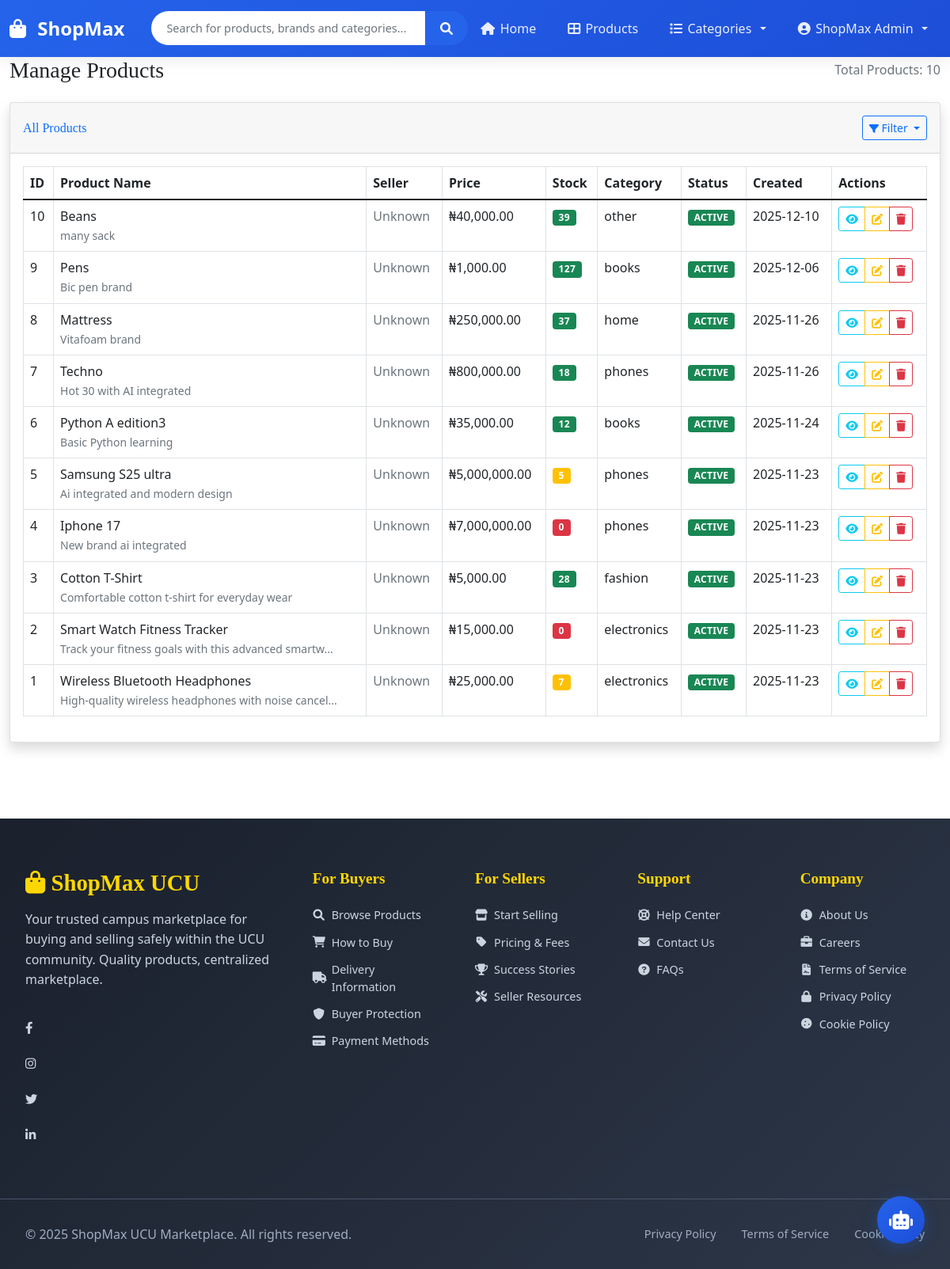
/admin/products (signed in), run on the app's committed database.
### app.py (models this page shows, shortened)
class User(db.Model):
    __tablename__ = 'users'
    id = db.Column(db.Integer, primary_key=True)
    fullname = db.Column(db.String(100), nullable=False)
    email = db.Column(db.String(100), unique=True, nullable=False)
    phone = db.Column(db.String(20), nullable=True)
    location = db.Column(db.String(100), nullable=True)
    password = db.Column(db.String(200), nullable=True)
    user_type = db.Column(db.String(20), nullable=False)  # buyer, seller, admin
    delivery_address = db.Column(db.Text)
    business_name = db.Column(db.String(100))
    business_address = db.Column(db.Text)
    nin = db.Column(db.String(50))
    subscription_tier = db.Column(db.String(20), default='basic')
    subscription_expiry = db.Column(db.DateTime)
    created_at = db.Column(db.DateTime, default=datetime.utcnow)
    updated_at = db.Column(db.DateTime, default=datetime.utcnow, onupdate=datetime.utcnow)
    business_type = db.Column(db.String(50))
    business_description = db.Column(db.Text)
    business_phone = db.Column(db.String(20))
    business_email = db.Column(db.String(100))
    products = db.relationship('Product', backref='seller', lazy=True)
    orders = db.relationship('Order', backref='user', lazy=True)
    order_items = db.relationship('OrderItem', backref='seller', lazy=True)
    wishlists = db.relationship('Wishlist', backref='user', lazy=True)
    carts = db.relationship('Cart', backref='user', lazy=True)
    reviews = db.relationship('Review', backref='user', lazy=True)

class Product(db.Model):
    __tablename__ = 'products'
    id = db.Column(db.Integer, primary_key=True)
    name = db.Column(db.String(100), nullable=False)
    description = db.Column(db.Text)
    price = db.Column(db.Float, nullable=False)
    category = db.Column(db.String(50), nullable=False)
    stock = db.Column(db.Integer, default=0)
    image = db.Column(db.String(200))
    is_active = db.Column(db.Boolean, default=True)
    brand = db.Column(db.String(50), nullable=True)
    condition = db.Column(db.String(20), default='new', nullable=True)
    weight = db.Column(db.Float, nullable=True)
    dimensions = db.Column(db.String(50), nullable=True)
    tags = db.Column(db.String(200), nullable=True)
    seller_id = db.Column(db.Integer, db.ForeignKey('users.id'), nullable=False)
    created_at = db.Column(db.DateTime, default=datetime.utcnow)
    updated_at = db.Column(db.DateTime, default=datetime.utcnow, onupdate=datetime.utcnow)
    order_items = db.relationship('OrderItem', backref='product', lazy=True)
    wishlists = db.relationship('Wishlist', backref='product', lazy=True)
    carts = db.relationship('Cart', backref='product', lazy=True)
    reviews = db.relationship('Review', backref='product', lazy=True)

### app.py (the view)
@app.route('/admin/products')
@admin_required
def admin_products():
    user = get_current_user()
    products = Product.query.order_by(Product.created_at.desc()).all()
    return render_template('admin_products.html', user=user, products=products)

### templates/admin_products.html (shortened to what this page needs)
{% extends "base.html" %}
{% block content %}
<div class="container-fluid">
    <div class="d-sm-flex align-items-center justify-content-between mb-4">
        <h1 class="h3 mb-0 text-gray-800">Manage Products</h1>
        <div class="d-none d-sm-inline-block">
            <span class="text-muted">Total Products: {{ products|length }}</span>
        </div>
    </div>
    <div class="card shadow mb-4">
        <div class="card-header py-3 d-flex justify-content-between align-items-center">
            <h6 class="m-0 font-weight-bold text-primary">All Products</h6>
            <div class="btn-group">
                <button type="button" class="btn btn-sm btn-outline-primary dropdown-toggle" data-bs-toggle="dropdown">
                     Filter
                </button>
            </div>
        </div>
        <div class="card-body">
            {% if products %}
            <div class="table-responsive">
                <table class="table table-bordered" id="productsTable" width="100%" cellspacing="0">
                    <thead>
                        <tr>
                            <th>ID</th>
                            <th>Product Name</th>
                            <th>Seller</th>
                            <th>Price</th>
                            <th>Stock</th>
                            <th>Category</th>
                            <th>Status</th>
                            <th>Created</th>
                            <th>Actions</th>
                        </tr>
                    </thead>
                    <tbody>
                        {% for product in products %}
                        <tr class="product-row" data-stock="{{ product.stock }}">
                            <td>{{ product.id }}</td>
                            <td>
                                <div class="font-weight-bold">{{ product.name }}</div>
                                {% if product.description %}
                                <small class="text-muted">{{ product.description[:50] }}{% if product.description|length > 50 %}...{% endif %}</small>
                                {% endif %}
                            </td>
                            <td>
                                {% if product.user %}
                                    {{ product.user.business_name or product.user.fullname }}
                                    <br>
                                    <small class="text-muted">{{ product.user.email }}</small>
                                {% else %}
                                    <span class="text-muted">Unknown</span>
                                {% endif %}
                            </td>
                            <td class="font-weight-bold">₦{{ "{:,.2f}".format(product.price) }}</td>
                            <td>
                                <span class="badge bg-{{ 'success' if product.stock > 10 else 'warning' if product.stock > 0 else 'danger' }}">
                                    {{ product.stock }}
                                </span>
                            </td>
                            <td>{{ product.category or 'Uncategorized' }}</td>
                            <td>
                                <span class="badge bg-{{ 'success' if product.is_active else 'secondary' }}">
                                    {{ 'Active' if product.is_active else 'Inactive' }}
                                </span>
                            </td>
                            <td>
                                {% if product.created_at %}
                                    {{ product.created_at.strftime('%Y-%m-%d') }}
                                {% else %}
                                    N/A
                                {% endif %}
                            </td>
                            <td>
                                <div class="btn-group btn-group-sm">
                                    <button class="btn btn-outline-info view-product" data-product-id="{{ product.id }}">
                                        <i class="fas fa-eye"></i>
                                    </button>
                                    <button class="btn btn-outline-warning">
                                        <i class="fas fa-edit"></i>
                                    </button>
                                    <button class="btn btn-outline-danger">
                                        <i class="fas fa-trash"></i>
                                    </button>
                                </div>
                            </td>
                        </tr>
                        {% endfor %}
                    </tbody>
                </table>
            </div>
            {% else %}
            <div class="text-center py-4">
                <i class="fas fa-box fa-3x text-muted mb-3"></i>
                <h4 class="text-muted">No Products Found</h4>
                <p class="text-muted">There are no products in the system yet.</p>
            </div>
            {% endif %}
        </div>
    </div>
</div>
{% endblock %}

### templates/base.html (shortened to what this page needs)
<!DOCTYPE html>
<html lang="en">
<head>
    <link rel="stylesheet" href="{{ url_for('static', filename='css/style.css') }}">
    <link href="https://cdn.jsdelivr.net/npm/bootstrap@5.1.3/dist/css/bootstrap.min.css" rel="stylesheet">
    <link href="https://cdnjs.cloudflare.com/ajax/libs/font-awesome/6.0.0/css/all.min.css" rel="stylesheet">
    <link href="https://cdn.datatables.net/1.11.5/css/dataTables.bootstrap5.min.css" rel="stylesheet">
</head>
<body>
        <nav class="navbar navbar-expand-lg navbar-light modern-nav">
        <div class="container-fluid">
            <a class="navbar-brand" href="{{ url_for('home') }}">
                <i class="fas fa-shopping-bag"></i>
                ShopMax
            </a>
            <div class="collapse navbar-collapse" id="navbarContent">
                <div class="nav-search mx-lg-auto my-2 my-lg-0">
                    <form class="search-form d-flex" action="{{ url_for('products') }}" method="GET">
                        <input type="text" name="q" class="search-input form-control" placeholder="Search for products, brands and categories...">
                        <button type="submit" class="search-btn btn btn-primary">
                            <i class="fas fa-search"></i>
                        </button>
                    </form>
                </div>
                <ul class="navbar-nav ms-auto mb-2 mb-lg-0">
                    <li class="nav-item">
                        <a href="{{ url_for('home') }}" class="nav-link {% if request.endpoint == 'home' %}active{% endif %}">
                            <i class="fas fa-home"></i>
                            Home
                        </a>
                    </li>
                    <li class="nav-item">
                        <a href="{{ url_for('products') }}" class="nav-link {% if request.endpoint == 'products' %}active{% endif %}">
                            <i class="fas fa-th-large"></i>
                            Products
                        </a>
                    </li>
                    <li class="nav-item dropdown">
                        <a class="nav-link dropdown-toggle" href="#" id="categoriesDropdown" role="button" data-bs-toggle="dropdown">
                            <i class="fas fa-list"></i>
                            Categories
                        </a>
                    </li>
                    <li class="nav-item dropdown">
                        {% if session.user_id %}
                            <a class="nav-link dropdown-toggle" href="#" id="userDropdown" role="button" data-bs-toggle="dropdown">
                                <i class="fas fa-user-circle"></i>
                                {{ session.user_name }}
                            </a>
                        {% endif %}
                    </li>
                </ul>
            </div>
        </div>
    </nav>
    <div class="main-content">
        {% block content %}{% endblock %}
    </div>
    <footer class="modern-footer">
        <div class="footer-container">
            <div class="footer-section">
                <div class="footer-logo">
                    <h3><i class="fas fa-shopping-bag"></i> ShopMax UCU</h3>
                    <p>Your trusted campus marketplace for buying and selling safely within the UCU community. Quality products, centralized marketplace.</p>
                </div>
                <div class="social-links">
                    <a href="#" class="social-link" title="Facebook">
                        <i class="fab fa-facebook-f"></i>
                    </a>
                    <a href="#" class="social-link" title="Instagram">
                        <i class="fab fa-instagram"></i>
                    </a>
                    <a href="#" class="social-link" title="Twitter">
                        <i class="fab fa-twitter"></i>
                    </a>
                    <a href="#" class="social-link" title="LinkedIn">
                        <i class="fab fa-linkedin-in"></i>
                    </a>
                </div>
            </div>
            <div class="footer-section">
                <h4>For Buyers</h4>
                <ul>
                    <li><a href="{{ url_for('products') }}"><i class="fas fa-search"></i> Browse Products</a></li>
                    <li><a href="{{ url_for('how_to_buy') }}"><i class="fas fa-shopping-cart"></i> How to Buy</a></li>
                    <li><a href="{{ url_for('delivery_info') }}"><i class="fas fa-truck"></i> Delivery Information</a></li>
                    <li><a href="{{ url_for('under_construction') }}" title="Coming soon"><i class="fas fa-shield-alt"></i> Buyer Protection</a></li>
                    <li><a href="{{ url_for('payment_methods') }}"><i class="fas fa-credit-card"></i> Payment Methods</a></li>
                </ul>
            </div>
            <div class="footer-section">
                <h4>For Sellers</h4>
                <ul>
                    <li><a href="{{ url_for('register_seller') }}"><i class="fas fa-store"></i> Start Selling</a></li>
                    <li><a href="{{ url_for('under_construction') }}" title="Coming soon"><i class="fas fa-tag"></i> Pricing & Fees</a></li>
                    <li><a href="{{ url_for('success_stories') }}"><i class="fas fa-trophy"></i> Success Stories</a></li>
                    <li><a href="{{ url_for('under_construction') }}" title="Coming soon"><i class="fas fa-tools"></i> Seller Resources</a></li>
                </ul>
            </div>
            <div class="footer-section">
                <h4>Support</h4>
                <ul>
                    <li><a href="{{ url_for('help_center') }}"><i class="fas fa-life-ring"></i> Help Center</a></li>
                    <li><a href="{{ url_for('contact_us') }}"><i class="fas fa-envelope"></i> Contact Us</a></li>
                    <li><a href="{{ url_for('faqs') }}"><i class="fas fa-question-circle"></i> FAQs</a></li>
                </ul>
            </div>
            <div class="footer-section">
                <h4>Company</h4>
                <ul>
                    <li><a href="{{ url_for('about_us') }}"><i class="fas fa-info-circle"></i> About Us</a></li>
                    <li><a href="{{ url_for('careers') }}"><i class="fas fa-briefcase"></i> Careers</a></li>
                    <li><a href="{{ url_for('terms_of_service') }}"><i class="fas fa-file-contract"></i> Terms of Service</a></li>
                    <li><a href="{{ url_for('privacy_policy') }}"><i class="fas fa-lock"></i> Privacy Policy</a></li>
                    <li><a href="{{ url_for('cookie_policy') }}"><i class="fas fa-cookie"></i> Cookie Policy</a></li>
                </ul>
            </div>
        </div>
        <div class="footer-bottom">
            <div class="footer-bottom-content">
                <p>&copy; 2025 ShopMax UCU Marketplace. All rights reserved.</p>
                <div class="footer-legal">
                    <a href="{{ url_for('privacy_policy') }}">Privacy Policy</a>
                    <a href="{{ url_for('terms_of_service') }}">Terms of Service</a>
                    <a href="{{ url_for('cookie_policy') }}">Cookie Policy</a>
                </div>
            </div>
        </div>
    </footer>
    <div class="chatbot-container">
        <button class="chatbot-toggle" id="chatbotToggle">
            <i class="fas fa-robot"></i>
        </button>
    </div>
</body>
</html>

### data on the page
User: user_name "ShopMax Admin"
Product: id "10", name "Beans", description "many sack", price "40,000.00", stock "39", category "other", is_active "ACTIVE", created_at "2025-12-10"
Product: id "9", name "Pens", description "Bic pen brand", price "1,000.00", stock "127", category "books", is_active "ACTIVE", created_at "2025-12-06"
Product: id "8", name "Mattress", description "Vitafoam brand", price "250,000.00", stock "37", category "home", is_active "ACTIVE", created_at "2025-11-26"
Product: id "7", name "Techno", description "Hot 30 with AI integrated", price "800,000.00", stock "18", category "phones", is_active "ACTIVE", created_at "2025-11-26"
Product: id "6", name "Python A edition3", description "Basic Python learning", price "35,000.00", stock "12", category "books", is_active "ACTIVE", created_at "2025-11-24"
Product: id "5", name "Samsung S25 ultra", description "Ai integrated and modern design", price "5,000,000.00", stock "5", category "phones", is_active "ACTIVE", created_at "2025-11-23"
Product: id "4", name "Iphone 17", description "New brand ai integrated", price "7,000,000.00", stock "0", category "phones", is_active "ACTIVE", created_at "2025-11-23"
Product: id "3", name "Cotton T-Shirt", description "Comfortable cotton t-shirt for everyday wear", price "5,000.00", stock "28", category "fashion", is_active "ACTIVE", created_at "2025-11-23"
Product: id "2", name "Smart Watch Fitness Tracker", description "Track your fitness goals with this advanced smartw", price "15,000.00", stock "0", category "electronics", is_active "ACTIVE", created_at "2025-11-23"
Product: id "1", name "Wireless Bluetooth Headphones", description "High-quality wireless headphones with noise cancel", price "25,000.00", stock "7", category "electronics", is_active "ACTIVE", created_at "2025-11-23"

### other printed values
{{ products|length }} "10"
